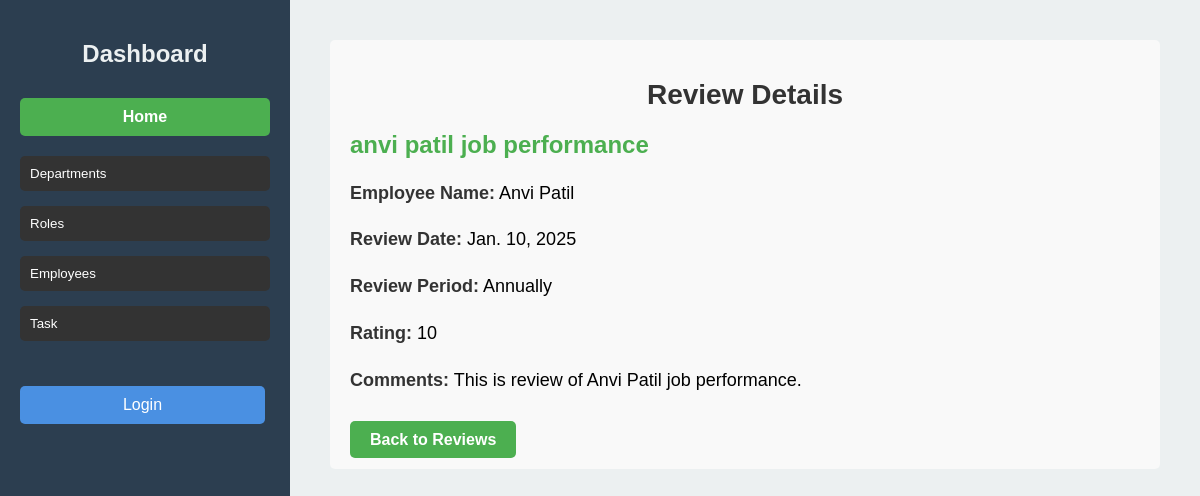
Page /see-comments/1/ on the committed database.
### deptapp/models.py (models this page shows, shortened)
class Review(models.Model):
    review_id = models.AutoField(primary_key=True)  # Unique identification of the review
    review_title = models.CharField(max_length=100)  # Title or small details of the review
    review_date = models.DateField()  # Date on which the review is taken
    employee = models.ForeignKey('Users', on_delete=models.CASCADE, related_name='reviews')  # Reference to employee reviewed
    reviewed_by = models.ForeignKey('Users', on_delete=models.CASCADE, related_name='reviews_given')  # Reference to reviewer
    review_period = models.CharField(max_length=100, choices=[('Monthly', 'Monthly'), ('Quarterly', 'Quarterly'), ('Annually', 'Annually')])  # Review period
    rating = models.IntegerField()  # Rating given to employee between 1-10
    comments = models.CharField(max_length=300, blank=True, null=True)  # Extra comments by reviewer
    created_at = models.DateTimeField(auto_now_add=True)  # Timestamp when review was first created
    updated_at = models.DateTimeField(auto_now=True)  # Timestamp when review was last updated

class Users(AbstractBaseUser, PermissionsMixin):
    first_name = models.CharField(max_length=50)
    last_name = models.CharField(max_length=50)
    email = models.EmailField(unique=True)
    mobile = models.CharField(max_length=10)
    role = models.ForeignKey('Roles', on_delete=models.SET_NULL, null=True)
    department = models.ForeignKey('Depart', on_delete=models.SET_NULL, null=True)
    reporting_manager = models.ForeignKey('self', on_delete=models.SET_NULL, null=True, blank=True)
    date_of_joining = models.DateField(auto_now_add=True)
    username = models.CharField(unique=True, max_length=100)
    password = models.CharField(max_length=255)
    created_at = models.DateTimeField(auto_now_add=True)
    updated_at = models.DateTimeField(auto_now=True)
    is_active = models.BooleanField(default=True)
    is_staff = models.BooleanField(default=False)
    objects = UserManager()
    USERNAME_FIELD = 'username'
    REQUIRED_FIELDS = ['email']

### deptapp/views.py (the view)
# urls.py: path('see-comments/<int:review_id>/', views.see_comments, name='see_comments'),
def see_comments(request, review_id):
    review = get_object_or_404(Review, review_id=review_id)
    context = {
        'review': review
    }
    return render(request, 'see_comments.html', context)

### templates/see_comments.html (shortened to what this page needs)
{% extends "base.html" %}
{% block content %}
    <div class="review-details">
        <h1>Review Details</h1>
        <h2>{{ review.review_title }}</h2>
        <p><strong>Employee Name:</strong> {{ review.employee.first_name }} {{ review.employee.last_name }}</p>
        <p><strong>Review Date:</strong> {{ review.review_date }}</p>
        <p><strong>Review Period:</strong> {{ review.review_period }}</p>
        <p><strong>Rating:</strong> {{ review.rating }}</p>
        <p><strong>Comments:</strong> {% if review.comments %}{{ review.comments }}{% else %}No comments available.{% endif %}</p>
        <br>
        <a href="{% url 'view_reviews' %}" class="back-btn">Back to Reviews</a>
    </div>
{% endblock %}

### static/css/style.css (style rules this page uses)
body, html { margin: 0; padding: 0; font-family: Arial, sans-serif; display: flex; height: 100vh; flex-direction: column; }
@media (min-width: 768px) { body { flex-direction: row; } }
h1 { text-align: center; color: #333; font-size: 2em; }

### templates/see_comments.html (style rules this page uses)
.review-details { padding: 20px; background-color: #f9f9f9; border-radius: 5px; }
.review-details h1 { color: #333; font-size: 28px; margin-bottom: 20px; }
.review-details h2 { color: #4caf50; font-size: 24px; }
.review-details p { font-size: 18px; line-height: 1.6; }
.review-details p strong { color: #333; }
.back-btn { padding: 10px 20px; background-color: #4caf50; color: white; text-decoration: none; border-radius: 5px; font-weight: bold; }

### rows in the picture
Review: review_title "anvi patil job performance", employee.first_name "Anvi", employee.last_name "Patil", review_date "Jan. 10, 2025", review_period "Annually", rating "10", comments "This is review of Anvi Patil job performance."
